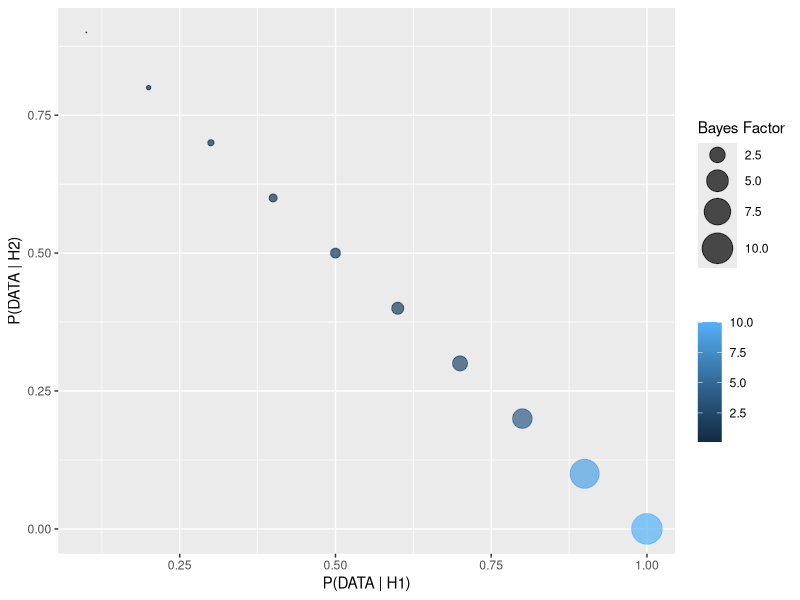
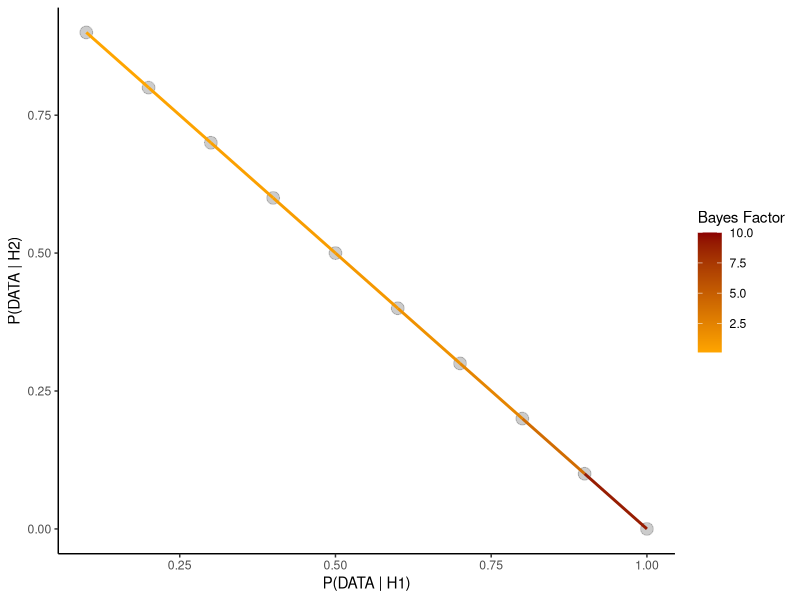

These charts were generated, in order, by the following R code:
library(ggplot2)
library(dplyr)
library(zoo)
library(tidyverse)
library(tidyr)
library(knitr)

## task 1

# Bayes Factor = P(D|H1) / P(D|H2) = 0.7 / 0.4 = 1.75

7/4

pd1 = seq(0.1, 1, by = 0.1)
pd2 = seq(0.1, 1, by = 0.1)

df = {}

library(ggplot2)
library(dplyr)
library(zoo)
library(tidyverse)
library(tidyr)
library(knitr)

## task 1: Use my priors as described below to determine
## the posterior probability that enough barley is being added to each pint.

# p(H|D) = p(D|H) * p(H) / p(D)
# p(H|D) posterior
# p(H) prior

# P(H1) = P(enough barley) = 0.5
# P(H2) = P(not enough barley) = 0.5
# P(DATA|H1) = P(mean barley content 46g|enough barley) = 0.7
# P(DATA|H2) = P(mean barley content 46g|not enough barley) = 0.4

# so posterior H1 = enough barley
# P(H1|D) = p(D|H1) * p(H1) / p(D)
# From this formula, we need to calculate p(D)
# p(D) = p(D|H1)*P(H1) + p(D|H2)*P(H2) = 0.7*0.5 + 0.4*0.5 = 0.55
# P(H1|D) = p(D|H1) * p(H1) / p(D) = 0.7 * 0.5 / 0.55 = 7/11

0.7*0.5/0.55

# Bayes Factor = P(D|H1) / P(D|H2) = 0.7 / 0.4 = 1.75

7/4

## task 2

pd1 = seq(0.1, 1, by = 0.1)
pd2 = 1 - pd1

# why pd1 + pd2 = 1???

df = data.frame(pd1 = pd1, pd2 = pd2, bf = pd1/pd2)

df = df %>%
  mutate(bf = ifelse(bf == "Inf", 10, bf))

df

# summary(df)
# df
ggplot(df, mapping = aes(x = pd1, y = pd2, size = bf, color = bf)) +
  geom_point(alpha = 0.7) +
  scale_size(range = c(0, 10)) +
  labs(x = 'P(DATA | H1)', y = 'P(DATA | H2)',
       size = "Bayes Factor", color = "")

ggplot(df, mapping = aes(x = pd1, y = pd2)) +
  theme_classic() +
  geom_point(size = 4, alpha = 0.2) +
  geom_line(aes(color = bf), size = 1) +
  scale_color_gradient(low = "orange", high = "darkred") + # , name = ""
  # set the minimum and maximum gradient color
  labs(x = 'P(DATA | H1)', y = 'P(DATA | H2)',
       color = "Bayes Factor")

## task 3

# p(H1) = 0.2
# p(H2) = 0.8

# based on Bayes Factor = P(D|H1) / P(D|H2)
# change in prior p(H1) does NOT affect the Bayes factor

# p(D) = p(D|H1)*P(H1) + p(D|H2)*P(H2) = 0.7*0.2 + 0.4*0.8 = 0.46
0.7*0.2 + 0.4*0.8
# P(H1|D) = p(D|H1) * p(H1) / p(D) = 0.7 * 0.2 / 0.46 = 14/46 = 7/23 = 0.3043478
0.7 * 0.2 / 0.46
# p(H1) decrease causes posterior decrease

## task 4 A dice game

# H1 = only 1 six
# H2 H3 H4 H5 H6

# p(D|H1)
pd1 = dbinom(7, size = 20, prob = 1/6)
# p(D|H2)
pd2 = dbinom(7, size = 20, prob = 2/6)
# p(D|H3)
pd3 = dbinom(7, size = 20, prob = 3/6)
# p(D|H4)
pd4 = dbinom(7, size = 20, prob = 4/6)
# p(D|H5)
pd5 = dbinom(7, size = 20, prob = 5/6)
# p(D|H6)
pd6 = dbinom(7, size = 20, prob = 6/6)

pd1
pd2
pd3
pd4
pd5
pd6
which.max(c(pd1,pd2,pd3,pd4,pd5,pd6))

## the practical std said that the priors
## are the following p(H1) = 0.96 P(H2) = p(H3) = p(H4) = p(H5) = 0.01
## Thoretically, p(Hi) = priors, these are designed by yourself

p2 = p3 = p4 = p5 = 0.2
p6 = 0
p1 = 1 - p2 - p3 - p4 - p5 - p6

# p(D) = sigma p(D|Hi) * p(Hi) 
pd = pd1*p1 + pd2*p2 + pd3*p3 + pd4*p4 + pd5*p5 + pd6*p6
pd
# p(H1|D) = p(D|H1) * p(H1) / p(D)
p1d = pd1*p1/pd
p2d = pd2*p2/pd
p3d = pd3*p3/pd
p4d = pd4*p4/pd
p5d = pd5*p5/pd
p6d = pd6*p6/pd

p1d # The answer is consistent with that in the practical solution.
p2d
p3d
p4d
p5d
p6d
which.max(c(p1d,p2d,p3d,p4d,p5d,p6d))
# the practical notes said that to compare which hypothesis is the most
# probable, we should compare p(Hi|D)
